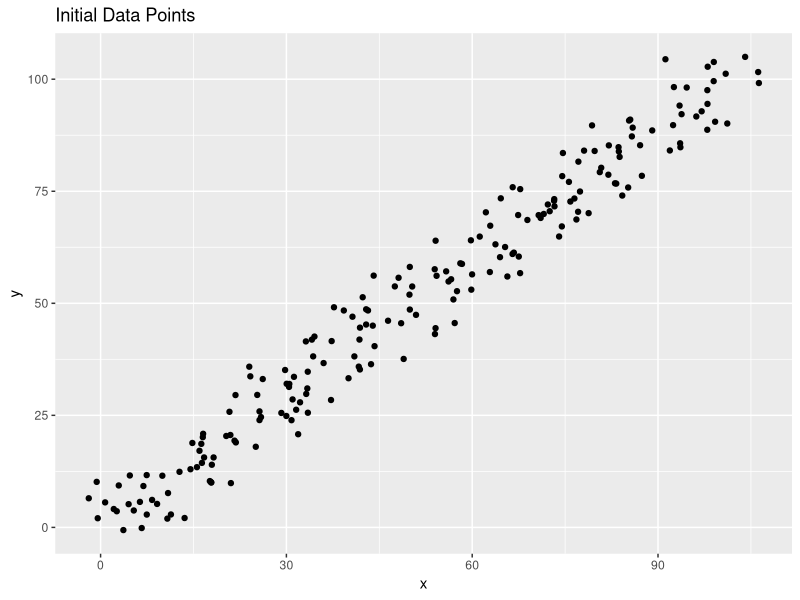
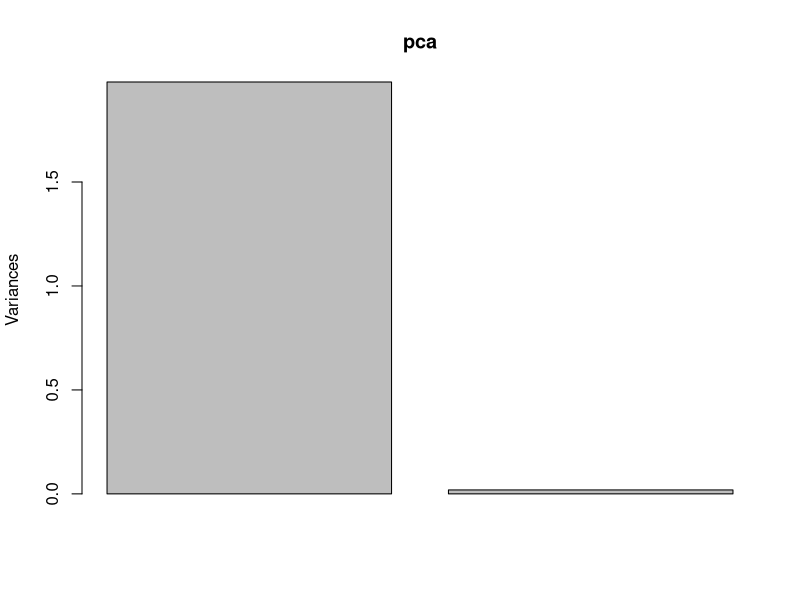
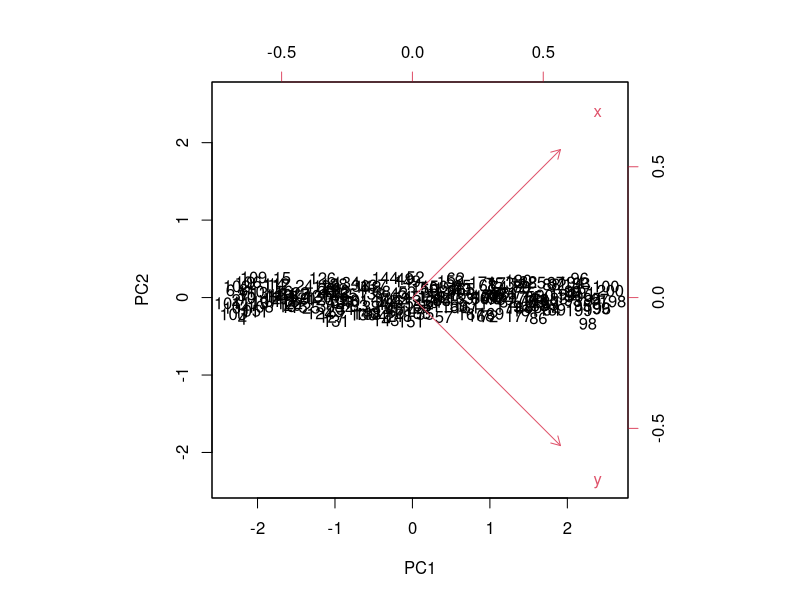

Source code (R) for these figures, in order:
# This scripts conducts principal component analysis (PCA) on generated data.
# It then applies the analyses above to new (also generated) data.

# LOAD LIBRARIES --------------------------------------------------------------------
# This section loads necessary libraries for this script.
library(data.table)
library(ggplot2)
library(dplyr)

# GENERATE DATA -----------------------------------------------------------
# This section generates the data that will be used for PCA.
# It also generates 'new' data that the PCA will be applied to.

  # Set seed for reproducible analysis.
  set.seed(8583)

  # Generate linear original and 'new' data.
  data = data.table(x = rep(c(1:100), 2), 
                    y = rep(c(1:100), 2))
  new_data = data.table(x = rep(c(1:100), 2), 
                        y = rep(c(1:100), 2))

  # 'Jitter' the data so it's not exactly linear.
  data$x = jitter(data$x, 
                  amount = 7)
  data$y = jitter(data$y, 
                  amount = 7)
  new_data$x = jitter(new_data$x, 
                      amount = 7)
  new_data$y = jitter(new_data$y, 
                      amount = 7)

  # Plot initial data points.
  ggplot(data = data, 
         aes(x = x, 
             y = y)) + 
  geom_point() + 
  ggtitle('Initial Data Points') + 
  xlab('x') + 
  ylab('y')

  # Create an empty table called 'first_components'.
  # This will be filled with the first components of PCA below.
  # Specifically, it will be filled with the first principal component from the original data and the projection of 'new_data' onto
  # the results of PCA.
  first_components = data.table(pca_first_orig = rep(NA, nrow(data)), 
                                pca_first_pred = rep(NA, nrow(data)))

# PRINCIPAL COMPONENT ANALYSIS --------------------------------------------
# This section conducts principal component analysis.

  # Conduct principal component analysis on 'data'.
  # The principal component analysis function includes a scaling argument.
  pca = prcomp(data, 
               scale = T,
               center = T)

  # View summary of 'pca'.
  summary(pca)

  # Plot the variances associated with each principal component.
  plot(pca)

  # View the biplot of 'pca'.
  biplot(pca, 
         scale = 0)

  # Add the first principal component to 'first_components'.
  first_components$pca_first_orig = data.table(pca$x)[, .(PC1)]

  # Project 'new_data' onto 'pca' and add to 'first_components'.
  first_components$pca_first_pred = data.table(predict(pca, 
                                                       newdata = new_data))[, .(PC1)]